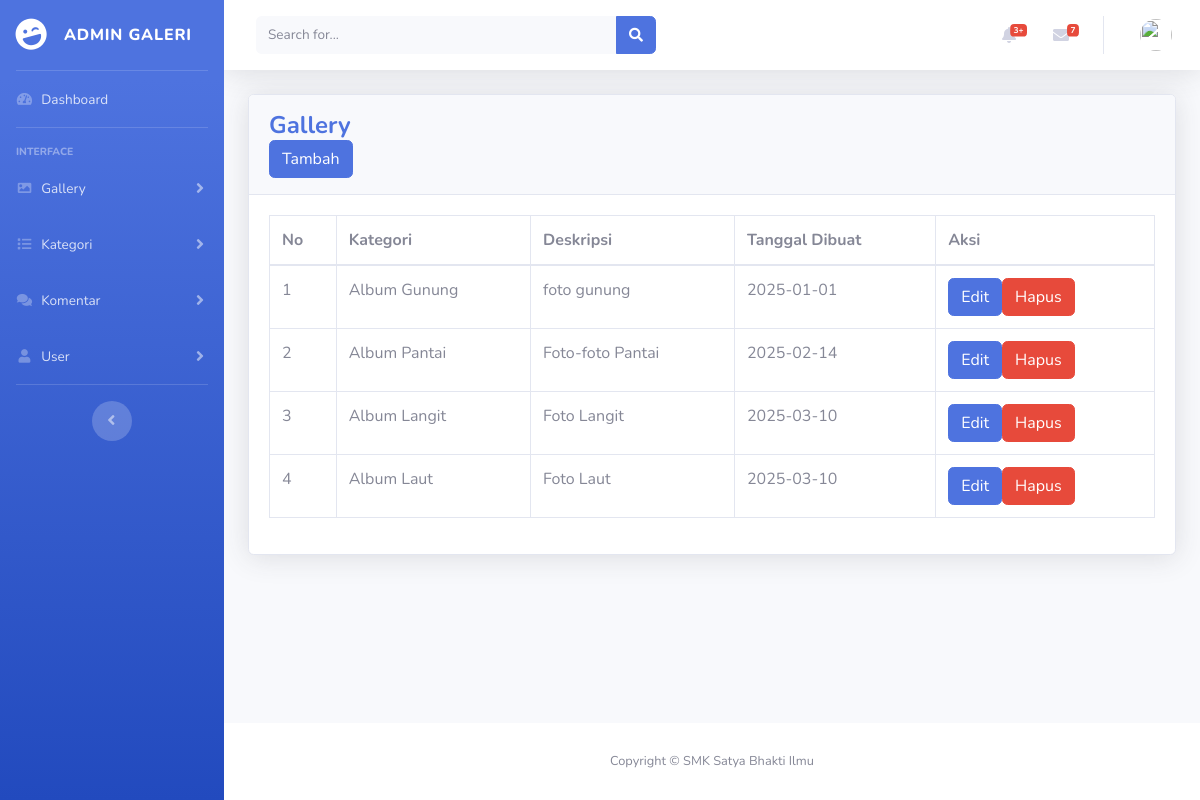
/admin/tampilan-kategori.php, run on an earlier commit of the app's database.
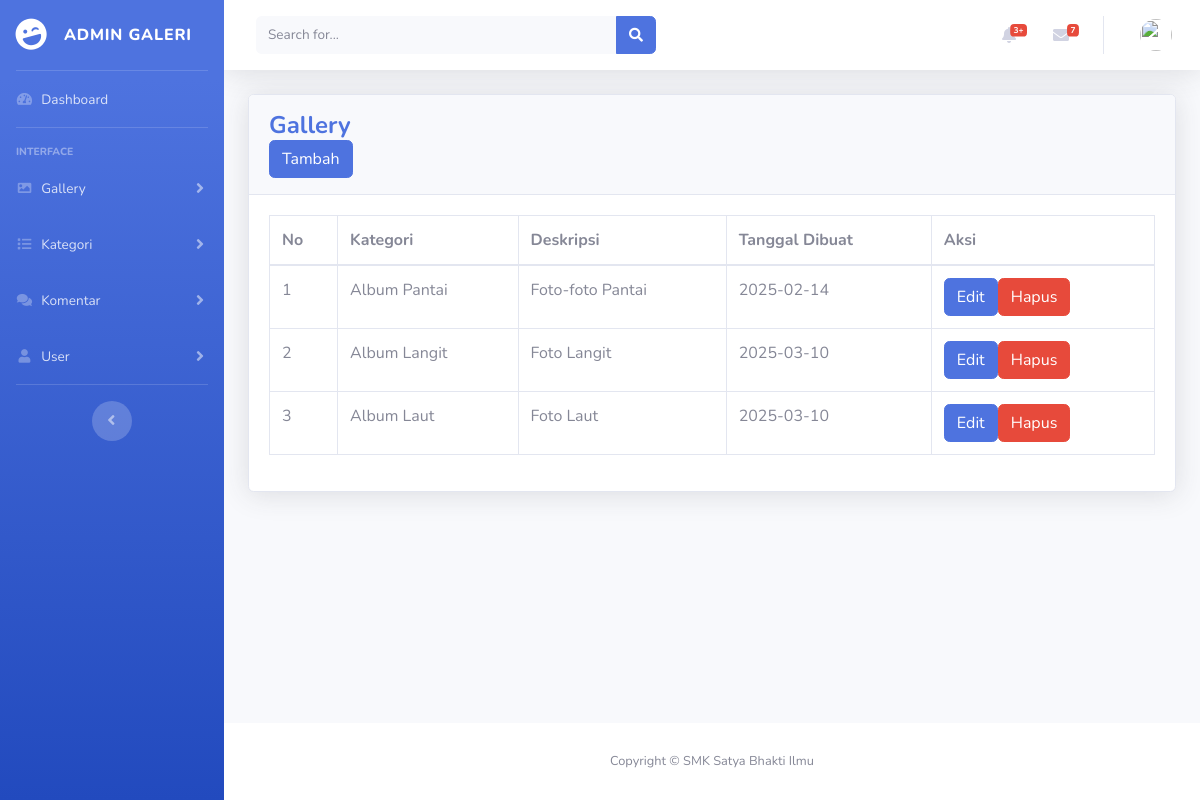
And on a later commit of the database.
### tables this page shows
CREATE TABLE `gallery_album` (
  `AlbumID` int(11) NOT NULL,
  `NamaAlbum` varchar(255) NOT NULL,
  `Deskripsi` text DEFAULT NULL,
  `TanggalDibuat` date NOT NULL,
  `UserID` int(11) NOT NULL
);

### admin/tampilan-kategori.php (the view, shortened to what this page needs)
<?php
include '../koneksi/koneksi.php';
$result = mysqli_query($conn, "SELECT * FROM gallery_album");
?>
<?php
include 'header.php';
include 'menu.php';
?>
<div class="container-fluid">
<div class="card shadow mb-4">
    <div class="card-header py-3">
        <h4 class="m-0 font-weight-bold text-primary">Gallery</h4>
        <a href="kategori.php" class="btn btn-primary btn-user " role="button">Tambah</a>
    </div>
    <div class="card-body">
        <div class="table-responsive">
            <table class="table table-bordered">
                <thead>
                    <tr>
                        <th>No</th>
                        <th>Kategori</th>
                        <th>Deskripsi</th>
                        <th>Tanggal Dibuat</th>
                        <th>Aksi</th>
                    </tr>
                </thead>
                <tbody>
                    <?php $no = 1; while ($row = mysqli_fetch_assoc($result)): ?>
                    <tr>
                        <td><?= $no++; ?></td>
                        <td><?= htmlspecialchars($row['NamaAlbum']); ?></td>
                        <td><?= htmlspecialchars($row['Deskripsi']); ?></td>
                        <td><?= htmlspecialchars($row['TanggalDibuat']); ?></td>
                        <td>
                            <div class="d-flex gap-4">
                                <a href="kategori.php?id=<?= $row['AlbumID'] ?>" class="btn btn-primary">Edit</a>
                                <a href="tampilan-kategori.php?hapus=<?= $row['AlbumID'] ?>" onclick="return confirm('Yakin ingin menghapus?')" class="btn btn-danger">Hapus</a>
                            </div>
                        </td>
                    </tr>
                    <?php endwhile; ?>
                </tbody>
            </table>
        </div>
    </div>
</div>
</div>
</div>
<?php
include 'footer.php';
?>

What changed in the data, as far as the page shows it:
removed gallery_album: NamaAlbum "Album Gunung", Deskripsi "foto gunung", TanggalDibuat "2025-01-01"
